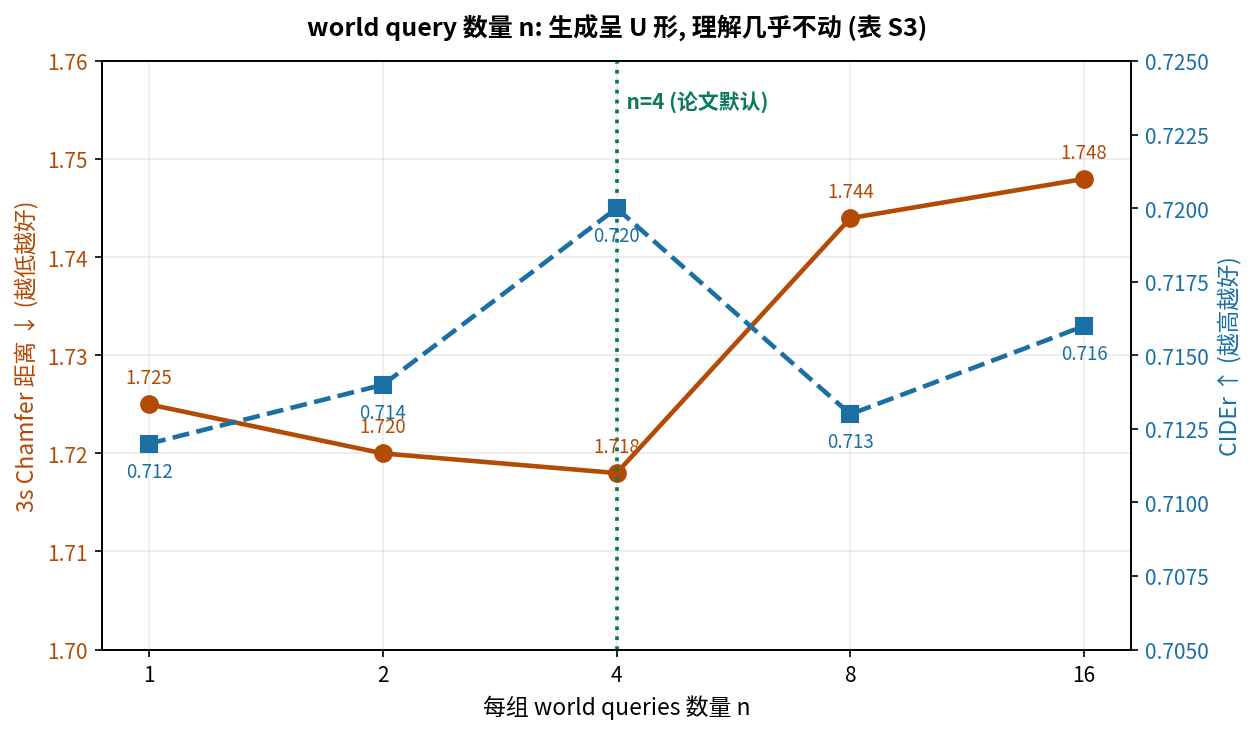

This chart was generated by the following Python code:
# -*- coding: utf-8 -*-
"""HERMES Fig 3: 每组 world query 数量 n 的消融 (论文表 S3, 1/4 训练数据).
双轴: 左轴 3s Chamfer 距离 (越低越好), 右轴 CIDEr (越高越好).
n=4 最优; n 太大反而掉点 —— 论文归因于冗余信息与优化困难.
"""
import matplotlib
matplotlib.use("Agg")
import matplotlib.pyplot as plt

plt.rcParams["font.family"] = "Noto Sans CJK JP"
plt.rcParams["axes.unicode_minus"] = False

# 表 S3 原始数据
n = [1, 2, 4, 8, 16]
cd3s = [1.725, 1.720, 1.718, 1.744, 1.748]
cider = [0.712, 0.714, 0.720, 0.713, 0.716]

fig, ax1 = plt.subplots(figsize=(8.5, 5))
fig.patch.set_facecolor("white")
ax1.set_facecolor("white")

ax1.set_xlabel("每组 world queries 数量 n", fontsize=11)
ax1.set_ylabel("3s Chamfer 距离 ↓ (越低越好)", fontsize=11, color="#b34a06")
l1, = ax1.plot(n, cd3s, "o-", color="#b34a06", lw=2.2, ms=8, label="3s Chamfer 距离")
ax1.tick_params(axis="y", labelcolor="#b34a06")
ax1.set_xscale("log", base=2)
ax1.set_xticks(n)
ax1.set_xticklabels([str(x) for x in n])
ax1.set_ylim(1.70, 1.76)
for x, y in zip(n, cd3s):
    ax1.annotate(f"{y:.3f}", (x, y), textcoords="offset points", xytext=(0, 10),
                 ha="center", fontsize=9, color="#b34a06")

ax2 = ax1.twinx()
ax2.set_ylabel("CIDEr ↑ (越高越好)", fontsize=11, color="#1a6fa3")
l2, = ax2.plot(n, cider, "s--", color="#1a6fa3", lw=2.2, ms=8, label="CIDEr")
ax2.tick_params(axis="y", labelcolor="#1a6fa3")
ax2.set_ylim(0.705, 0.725)
for x, y in zip(n, cider):
    ax2.annotate(f"{y:.3f}", (x, y), textcoords="offset points", xytext=(0, -16),
                 ha="center", fontsize=9, color="#1a6fa3")

ax1.axvline(4, color="#0b7a5c", ls=":", lw=1.8)
ax1.text(4, 1.757, "  n=4 (论文默认)", fontsize=10, color="#0b7a5c", weight="bold", va="top")

ax1.set_title("world query 数量 n: 生成呈 U 形, 理解几乎不动 (表 S3)", fontsize=12, weight="bold", pad=12)
ax1.grid(True, alpha=0.25, which="both")
fig.tight_layout()
out = "/home/hatch/workspace/your_files/paper-xray-100/papers/048-WM-hermes/fig-wq-ablation.png"
fig.savefig(out, dpi=150, bbox_inches="tight")
print("saved", out)
